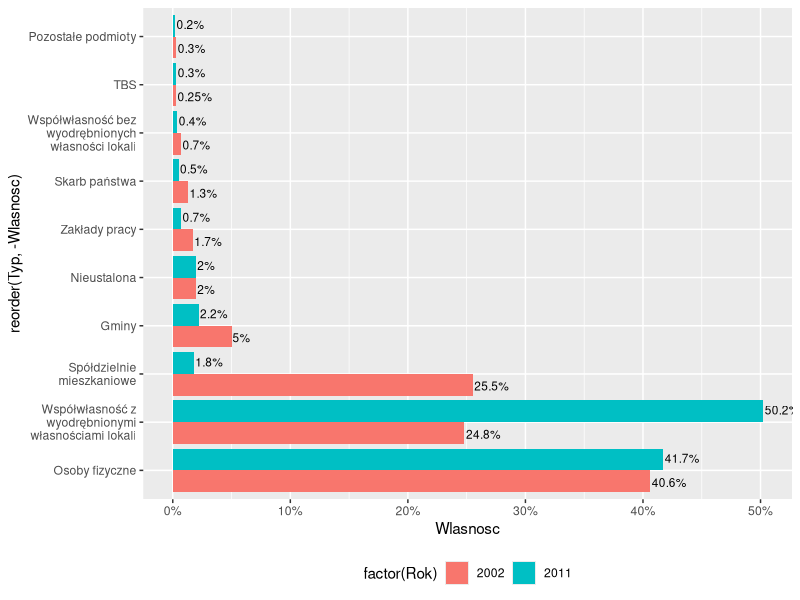

Write R code to recreate this figure.
## ---- chunk 1
knitr::opts_chunk$set(echo = TRUE)
## ---- chunk 2
library(ggplot2)
library(stringr)
library(dplyr)
categories <- c("Osoby fizyczne",
                "Spółdzielnie mieszkaniowe",
                "Gminy",
                "Skarb państwa",
                "Zakłady pracy",
                "TBS",
                "Pozostałe podmioty",
                "Nieustalona",
                "Współwłasność z wyodrębnionymi własnościami lokali",
                "Współwłasność bez wyodrębnionych własności lokali")
wlas <- c(0.417,
          0.018,
          0.022,
          0.005,
          0.007,
          0.003,
          0.002,
          0.02,
          0.502,
          0.004)
diff <- c(0.011,
          -0.237,
          -0.028,
          -0.008,
          -0.01,
          0.0005,
          -0.001,
          0,
          0.254,
          -0.003)

categories2 <- str_wrap(c(categories, categories), 20)
wlas2 <- c(wlas, wlas - diff)
rok <- c(rep(2011, 10), rep(2002, 10))
df <- data.frame(Typ = categories2, Wlasnosc = wlas2, Rok = rok) %>% 
  mutate(wlasnosc_nice = paste0(round(Wlasnosc*100, 2), "%"))
ggplot(data=df, aes(x=reorder(Typ, -Wlasnosc), y=Wlasnosc, fill=factor(Rok))) +coord_flip() +
  geom_bar(stat =  "identity", position = "dodge") +
  geom_text(aes(label = wlasnosc_nice), position=position_dodge(width=1), hjust = -0.05, size = 3) +
  scale_y_continuous(labels = scales::percent) +
  theme(legend.position="bottom")
